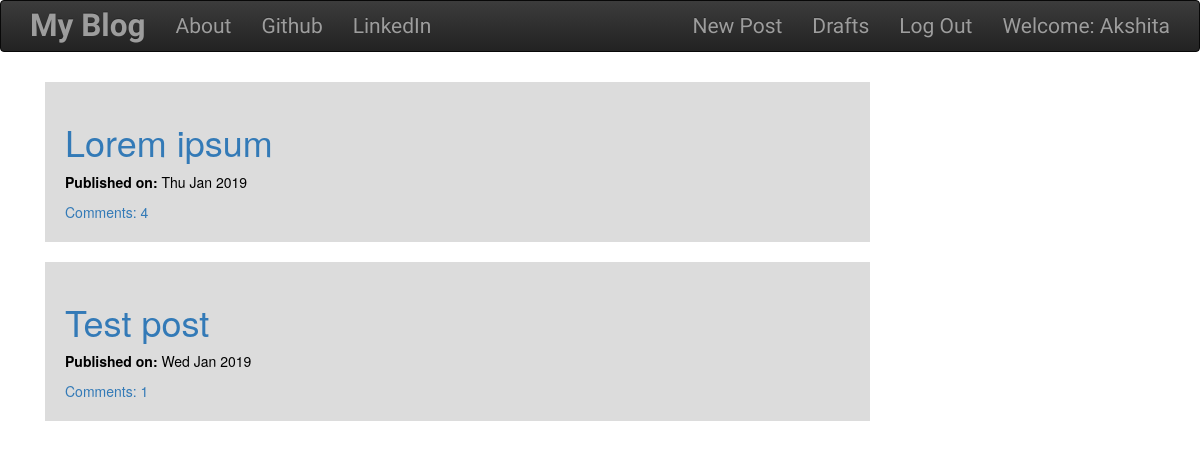
The app's page / (signed in) with its own data.
### blog/models.py (models this page shows, shortened)
class Post(models.Model):
    author = models.ForeignKey('auth.User',on_delete=models.CASCADE,)
    title = models.CharField(max_length=200)
    text = models.TextField()
    create_date = models.DateTimeField(default=timezone.now)
    published_date = models.DateTimeField(blank=True,null=True)
    def approve_comments(self):
        return self.comments.filter(approved_comment = True)

### blog/views.py (the view)
# urls.py: url(r'^$',views.PostListView.as_view(),name='post_list'),
class PostListView(ListView):
    model = Post
    def get_queryset(self):
        return Post.objects.filter(published_date__lte=timezone.now()).order_by('-published_date')

### blog/templates/blog/post_list.html
{% extends "blog/base.html" %}
{% block content %}
<div class="centerstage">
  {% for post in post_list %}
    <div class="post">
      <br>
      <div style="background-color:gainsboro;color:black;padding:20px;">
        <h1><a href="{% url 'post_detail' pk=post.pk %}">{{ post.title }}</a></h1>
        <div class="date">
          <p><b>Published on:</b> {{post.published_date |date:"D M Y"}}</p>
        </div>
        <a href="{% url 'post_detail' pk=post.pk %}">Comments: {{ post.approve_comments.count }}</a>
      </div>
    </div>
  {% endfor %}
</div>
{% endblock %}

### blog/templates/blog/base.html (shortened to what this page needs)
<!DOCTYPE html>
{% load staticfiles %}
<html lang="en" dir="ltr">
  <head>
    <link rel="stylesheet" href="https://maxcdn.bootstrapcdn.com/bootstrap/3.3.7/css/bootstrap.min.css">
    <link rel="stylesheet" href="https://maxcdn.bootstrapcdn.com/bootstrap/3.3.7/css/bootstrap-theme.min.css">
    <link rel="stylesheet" href="//cdn.jsdelivr.net/npm/medium-editor@latest/dist/css/medium-editor.min.css" type="text/css" media="screen" charset="utf-8">
    <link rel="stylesheet" href="{% static 'css/blog.css' %}">
  </head>
  <body>
    <nav class="navbar navbar-inverse techfont custom-navbar">
      <div class="container">
        <ul class="nav navbar-nav">
          <li><a class='navbar-brand bigbrand' href="{% url 'post_list' %}"><b>My Blog</b></a></li>
          <li><a href="{% url 'about'%}">About</a></li>
          <li><a href="https://www.github.com">Github</a></li>
          <li><a href="https://www.linkedin.com">LinkedIn</a></li>
        </ul>
        <ul class="nav navbar-nav navbar-right">
          {% if user.is_authenticated %}
          <li>
            <a href="{% url 'post_new' %}">New Post</a>
          </li>
          <li>
            <a href="{% url 'post_draft_list' %}">Drafts</a>
          </li>
          <li>
            <a href="{% url 'logout' %}">Log Out</a>
          </li>
          <li>
            <a>Welcome: {{user.username}}</a>
          </li>
            {% else %}
            <li><a class="nav navbar-right" href="{% url 'login' %}"><span class="glyphicon glyphicon-user"></span></a></li>
          {% endif %}
        </ul>
      </div>
    </nav>
    <div class="content container">
      <div class="col-lg-9 col-md-6 col-xs-6 col-sm-6">
        <div class="blog_posts">
          {% block content %}
          {% endblock %}
        </div>
      </div>
    </div>
  </body>
</html>

### blog/static/css/blog.css (style rules this page uses)
.techfont { font-family: 'Song Myung', serif; font-size: 1.5em; margin-bottom: 10px; }
.bigbrand { font-size: 1.5em; }
.centerstage { margin-left: auto; margin-right: auto; }

### records on screen
Post: title "Lorem ipsum", published_date "Thu Jan 2019", approve_comments.count "4"
Post: title "Test post", published_date "Wed Jan 2019", approve_comments.count "1"

### other values on screen
{{ user.username }} "Akshita"
